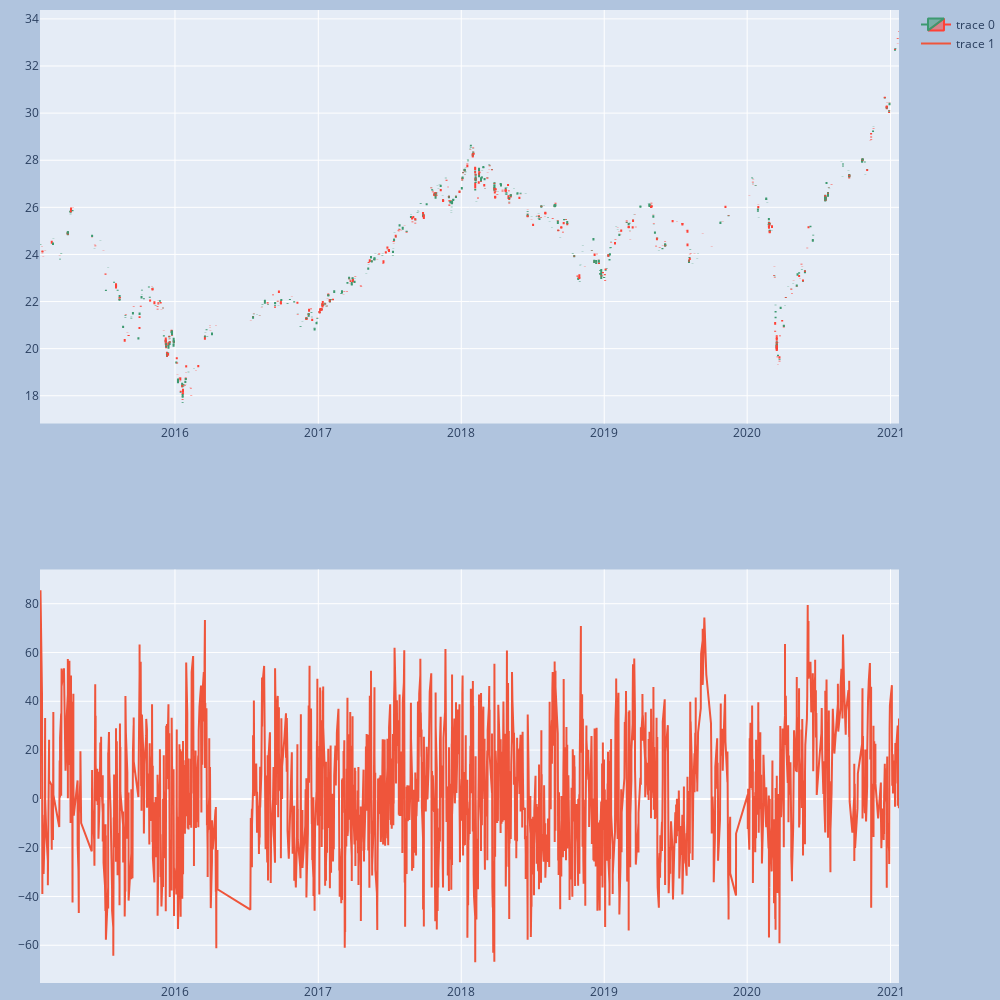

The notebook cell saved with this chart:
### Code cell
dfpl = pzo_df
import plotly.graph_objects as go 
from plotly.subplots import make_subplots
from datetime import datetime

fig = make_subplots(rows=2, cols=1)
fig.append_trace(go.Candlestick(x=dfpl.index,
                                open=dfpl['open'],
                                high=dfpl['high'],
                                low=dfpl['low'],
                                close=dfpl['close']), row=1, col=1)
fig.append_trace(go.Scatter(
    x=dfpl.index,
    y=dfpl['PZO'],
), row=2, col=1)

fig.update_layout(
    margin=dict(l=40, r=40, t=10, b=0),
    paper_bgcolor="LightSteelBlue",
    autosize=False,
    width=1000,
    height=1000,
 )

fig.update_layout(xaxis_rangeslider_visible=False)
fig.show()

### Figure 1 — Plotly figure (JSON) as saved in the notebook; plotly's stock layout.template omitted (floating-point values rounded to 4 significant figures; data arrays with more than 128 entries replaced by an {"elided": "..."} marker saying what was removed)
{"data": [{"close": {"elided": "4323 float values"}, "high": {"elided": "4323 float values"}, "low": {"elided": "4323 float values"}, "open": {"elided": "4323 float values"}, "type": "candlestick", "x": {"elided": "4323 str values"}, "xaxis": "x", "yaxis": "y"}, {"type": "scatter", "x": {"elided": "4323 str values"}, "xaxis": "x2", "y": {"elided": "4323 float values"}, "yaxis": "y2"}], "layout": {"autosize": false, "height": 1000, "margin": {"b": 0, "l": 40, "r": 40, "t": 10}, "paper_bgcolor": "LightSteelBlue", "width": 1000, "xaxis": {"anchor": "y", "autorange": true, "domain": [0, 1], "range": ["2015-01-21 09:22:30", "2021-01-22 15:52:30"], "rangeslider": {"visible": false, "yaxis": {}}, "type": "date"}, "xaxis2": {"anchor": "y2", "autorange": true, "domain": [0, 1], "range": ["2015-01-21 09:30", "2021-01-22 15:45"], "type": "date"}, "yaxis": {"anchor": "x", "autorange": true, "domain": [0.575, 1], "range": [16.82, 34.38]}, "yaxis2": {"anchor": "x2", "autorange": true, "domain": [0, 0.425], "range": [-75.46, 94.02], "type": "linear"}}}
